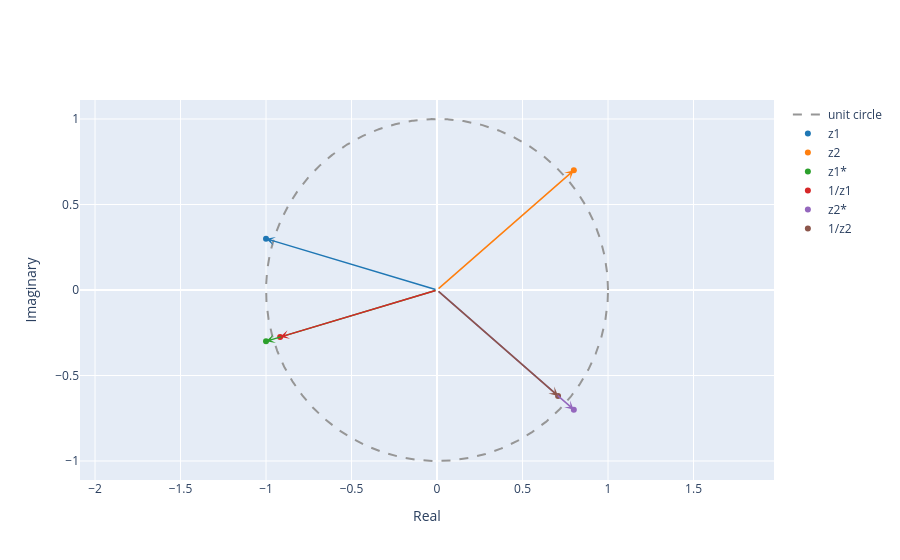

Source (notebook cell):
### Markdown cell above
### 1. Complex Numbers

Try the following exercises to build intuition about complex numbers:

1.1. Define $z_1 = -1+j0.3$ and $z_2 = 0.8+j0.7$. Enter them in Python and plot them as points and arrows in the complex plane.

1.2. Compute the conjugate $z^*$ and the inverse $1/z$ for both $z_1$ and $z_2$, and plot the results.

1.3. In one or two sentences, explain what changes in the complex plane when the phase of a complex number changes by $\pi/2$ or $\pi$.

### Code cell
# --- 1.1: Define complex numbers ---
z1 = -1 + 0.3j
z2 = 0.8 + 0.7j

# --- 1.2: Compute conjugates and inverses ---
z1_conj = np.conj(z1)
z2_conj = np.conj(z2)
z1_inv = 1 / z1
z2_inv = 1 / z2

# Plot all vectors together on the complex plane
plot_complex(
    [z1, z2, z1_conj, z1_inv, z2_conj, z2_inv], 
    name=['z1', 'z2', 'z1*', '1/z1', 'z2*', '1/z2']
)

# --- 1.3: Explanation ---
print("1.3 Explanation:")
print("Changing the phase by pi/2 rotates the vector counterclockwise by 90 degrees in the complex plane.")
print("Changing the phase by pi rotates the vector by 180 degrees, reversing its direction.")

### Figure 1 — Plotly figure (JSON) as saved in the notebook; plotly's stock layout.template omitted (floating-point values rounded to 4 significant figures; data arrays with more than 128 entries replaced by an {"elided": "..."} marker saying what was removed)
{"data": [{"line": {"color": "rgb(150,150,150)", "dash": "dash", "shape": "linear"}, "mode": "lines", "name": "unit circle", "type": "scatter", "x": {"elided": "1000 float values"}, "y": {"elided": "1000 float values"}}, {"marker": {"color": "#1f77b4"}, "mode": "markers", "name": "z1", "type": "scatter", "x": [-1], "y": [0.3]}, {"marker": {"color": "#ff7f0e"}, "mode": "markers", "name": "z2", "type": "scatter", "x": [0.8], "y": [0.7]}, {"marker": {"color": "#2ca02c"}, "mode": "markers", "name": "z1*", "type": "scatter", "x": [-1], "y": [-0.3]}, {"marker": {"color": "#d62728"}, "mode": "markers", "name": "1/z1", "type": "scatter", "x": [-0.9174], "y": [-0.2752]}, {"marker": {"color": "#9467bd"}, "mode": "markers", "name": "z2*", "type": "scatter", "x": [0.8], "y": [-0.7]}, {"marker": {"color": "#8c564b"}, "mode": "markers", "name": "1/z2", "type": "scatter", "x": [0.708], "y": [-0.6195]}], "layout": {"annotations": [{"arrowcolor": "#1f77b4", "arrowhead": 3, "arrowwidth": 1.5, "ax": 0, "axref": "x", "ay": 0, "ayref": "y", "showarrow": true, "text": "", "x": -1, "y": 0.3}, {"arrowcolor": "#ff7f0e", "arrowhead": 3, "arrowwidth": 1.5, "ax": 0, "axref": "x", "ay": 0, "ayref": "y", "showarrow": true, "text": "", "x": 0.8, "y": 0.7}, {"arrowcolor": "#2ca02c", "arrowhead": 3, "arrowwidth": 1.5, "ax": 0, "axref": "x", "ay": 0, "ayref": "y", "showarrow": true, "text": "", "x": -1, "y": -0.3}, {"arrowcolor": "#d62728", "arrowhead": 3, "arrowwidth": 1.5, "ax": 0, "axref": "x", "ay": 0, "ayref": "y", "showarrow": true, "text": "", "x": -0.9174, "y": -0.2752}, {"arrowcolor": "#9467bd", "arrowhead": 3, "arrowwidth": 1.5, "ax": 0, "axref": "x", "ay": 0, "ayref": "y", "showarrow": true, "text": "", "x": 0.8, "y": -0.7}, {"arrowcolor": "#8c564b", "arrowhead": 3, "arrowwidth": 1.5, "ax": 0, "axref": "x", "ay": 0, "ayref": "y", "showarrow": true, "text": "", "x": 0.708, "y": -0.6195}], "xaxis": {"title": {"text": "Real"}}, "yaxis": {"scaleanchor": "x", "scaleratio": 1, "title": {"text": "Imaginary"}}}}
